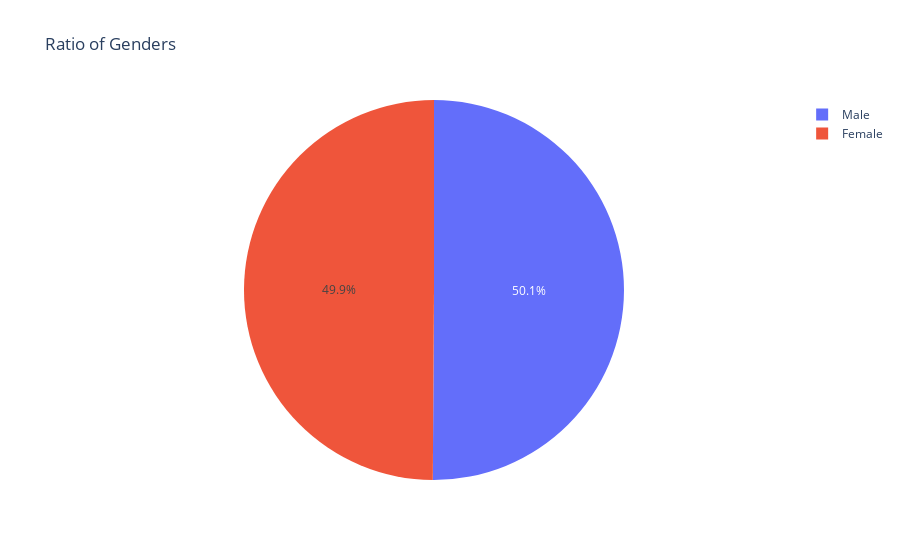

The cell this chart's notebook holds for it:
### Markdown cell above
Visualizations, visualizations, and more visualizations!

### Code cell
# Percentage of men vs women in dataset
px.pie(df, names='gender',  title='Ratio of Genders')

### Figure 1 — Plotly figure (JSON) as saved in the notebook; plotly's stock layout.template omitted (floating-point values rounded to 4 significant figures; data arrays with more than 128 entries replaced by an {"elided": "..."} marker saying what was removed)
{"data": [{"domain": {"x": [0, 1], "y": [0, 1]}, "hovertemplate": "gender=%{label}<extra></extra>", "labels": {"elided": "1000 str values"}, "legendgroup": "", "name": "", "showlegend": true, "type": "pie"}], "layout": {"legend": {"tracegroupgap": 0}, "title": {"text": "Ratio of Genders"}}}
